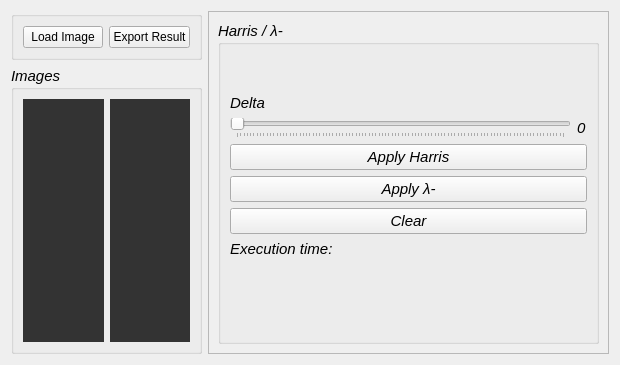
      <widget class="QWidget" name="harris_tab">
       <attribute name="title">
        <string>Harris / λ-</string>
       </attribute>
       <layout class="QGridLayout" name="gridLayout_19">
        <item row="0" column="0">
         <layout class="QVBoxLayout" name="verticalLayout_8">
          <item>
           <widget class="QGroupBox" name="groupBox_6">
            <property name="title">
             <string/>
            </property>
            <layout class="QHBoxLayout" name="horizontalLayout">
             <item>
              <layout class="QGridLayout" name="gridLayout_3">
               <item row="0" column="0">
                <widget class="QPushButton" name="harris_load_image_btn">
                 <property name="text">
                  <string>Load Image</string>
                 </property>
                </widget>
               </item>
               <item row="0" column="1">
                <widget class="QPushButton" name="harris_export_image_btn">
                 <property name="text">
                  <string>Export Result</string>
                 </property>
                </widget>
               </item>
              </layout>
             </item>
            </layout>
           </widget>
          </item>
          <item>
           <widget class="QGroupBox" name="groupBox_7">
            <property name="sizePolicy">
             <sizepolicy hsizetype="Preferred" vsizetype="MinimumExpanding">
              <horstretch>0</horstretch>
              <verstretch>0</verstretch>
             </sizepolicy>
            </property>
            <property name="font">
             <font>
              <pointsize>11</pointsize>
              <italic>true</italic>
              <bold>false</bold>
             </font>
            </property>
            <property name="title">
             <string>Images</string>
            </property>
            <layout class="QGridLayout" name="gridLayout_4">
             <item row="0" column="0">
              <layout class="QHBoxLayout" name="horizontalLayout_16">
               <item>
                <widget class="PlotWidget" name="harris_loaded_image" native="true">
                 <property name="styleSheet">
                  <string notr="true">background-color: #333;</string>
                 </property>
                </widget>
               </item>
              </layout>
             </item>
             <item row="0" column="1">
              <widget class="PlotWidget" name="harris_result_image" native="true">
               <property name="styleSheet">
                <string notr="true">background-color: #333;</string>
               </property>
              </widget>
             </item>
            </layout>
           </widget>
          </item>
         </layout>
        </item>
        <item row="0" column="1">
         <widget class="QFrame" name="frame_2">
          <property name="sizePolicy">
           <sizepolicy hsizetype="Fixed" vsizetype="Preferred">
            <horstretch>0</horstretch>
            <verstretch>0</verstretch>
           </sizepolicy>
          </property>
          <property name="minimumSize">
           <size>
            <width>400</width>
            <height>0</height>
           </size>
          </property>
          <property name="frameShape">
           <enum>QFrame::StyledPanel</enum>
          </property>
          <property name="frameShadow">
           <enum>QFrame::Raised</enum>
          </property>
          <layout class="QVBoxLayout" name="verticalLayout_4">
           <item>
            <widget class="QGroupBox" name="groupBox_5">
             <property name="font">
              <font>
               <pointsize>11</pointsize>
               <italic>true</italic>
               <bold>false</bold>
              </font>
             </property>
             <property name="title">
              <string>Harris / λ-</string>
             </property>
             <layout class="QVBoxLayout" name="verticalLayout_13">
              <item>
               <spacer name="verticalSpacer_5">
                <property name="orientation">
                 <enum>Qt::Vertical</enum>
                </property>
                <property name="sizeHint" stdset="0">
                 <size>
                  <width>20</width>
                  <height>40</height>
                 </size>
                </property>
               </spacer>
              </item>
              <item>
               <layout class="QVBoxLayout" name="verticalLayout_14">
                <item>
                 <layout class="QVBoxLayout" name="verticalLayout_15">
                  <item>
                   <widget class="QLabel" name="filter_param2_label">
                    <property name="text">
                     <string>Delta</string>
                    </property>
                   </widget>
                  </item>
                  <item>
                   <layout class="QHBoxLayout" name="horizontalLayout_22">
                    <item>
                     <widget class="QSlider" name="harris_param1_slider">
                      <property name="orientation">
                       <enum>Qt::Horizontal</enum>
                      </property>
                      <property name="tickPosition">
                       <enum>QSlider::TicksBelow</enum>
                      </property>
                     </widget>
                    </item>
                    <item>
                     <widget class="QLabel" name="harris_param1_value_label">
                      <property name="sizePolicy">
                       <sizepolicy hsizetype="Fixed" vsizetype="Preferred">
                        <horstretch>0</horstretch>
                        <verstretch>0</verstretch>
                       </sizepolicy>
                      </property>
                      <property name="text">
                       <string>0</string>
                      </property>
                     </widget>
                    </item>
                   </layout>
                  </item>
                 </layout>
                </item>
                <item>
                 <layout class="QVBoxLayout" name="verticalLayout_16"/>
                </item>
               </layout>
              </item>
              <item>
               <widget class="QPushButton" name="harris_apply_btn">
                <property name="text">
                 <string>Apply Harris</string>
                </property>
               </widget>
              </item>
              <item>
               <widget class="QPushButton" name="harris_lambda_btn">
                <property name="text">
                 <string>Apply λ-</string>
                </property>
               </widget>
              </item>
              <item>
               <widget class="QPushButton" name="harris_clear_btn">
                <property name="text">
                 <string>Clear</string>
                </property>
               </widget>
              </item>
              <item>
               <widget class="QLabel" name="exec_time_label">
                <property name="text">
                 <string>Execution time:</string>
                </property>
               </widget>
              </item>
              <item>
               <spacer name="verticalSpacer_6">
                <property name="orientation">
                 <enum>Qt::Vertical</enum>
                </property>
                <property name="sizeHint" stdset="0">
                 <size>
                  <width>357</width>
                  <height>74</height>
                 </size>
                </property>
               </spacer>
              </item>
             </layout>
            </widget>
           </item>
          </layout>
         </widget>
        </item>
       </layout>
      </widget>
